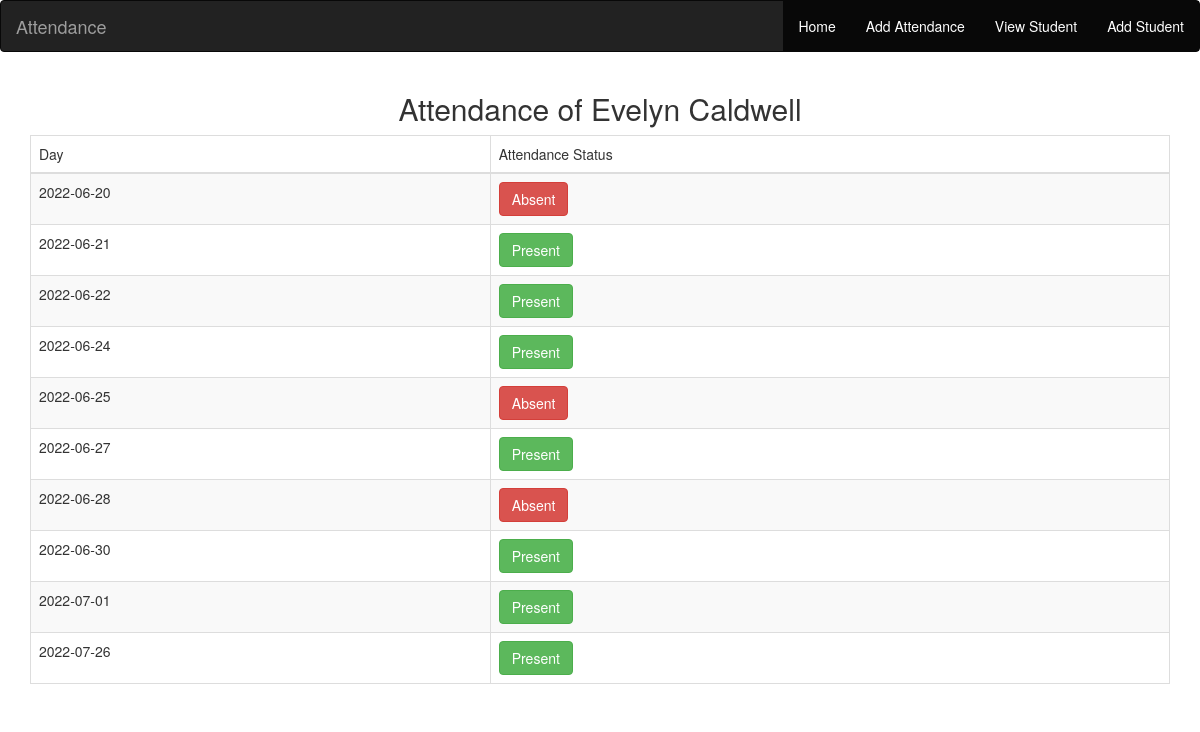
The page /student_attendance.php?id=1 on the database its author committed.
### tables this page shows
CREATE TABLE `students` (
  `id` int(11) NOT NULL,
  `name` varchar(30) NOT NULL,
  `gender` enum('male','female','other') NOT NULL DEFAULT 'other',
  `age` int(4) NOT NULL
);

CREATE TABLE `attendance` (
  `id` int(11) NOT NULL,
  `student_id` int(11) NOT NULL,
  `status` enum('absent','present') NOT NULL DEFAULT 'absent',
  `date` date NOT NULL
);

### student_attendance.php (the view, shortened to what this page needs)
<?php
require "config/database.php";
include "src/inc/header.php";
if(isset($_GET['id'])){
    $student_id = $_GET['id'];
}
?>
<div class="container">
    <?php
$single_student_attendance_view = "SELECT * FROM students WHERE id=$student_id";
                $result = $connectdb->query($single_student_attendance_view);
                while($student = mysqli_fetch_array($result)){
                    ?>
    <h2 class="text-center">Attendance of <?php echo$student['name'];?></h2>
    <?php
    }
    ?>
<table class="table table-bordered table-striped table-hover">
        <thead>
            <tr>
                <td>Day</td>
                <td>Attendance Status</td>
            </tr>
        </thead>
        <tbody>
            <?php
                $single_attendance_view = "SELECT a.id, a.status, a.date, s.name FROM attendance AS a
                                            LEFT JOIN students AS s ON S.id=a.student_id
                                            WHERE s.id=$student_id
                                            ORDER BY a.date";
                $result = $connectdb->query($single_attendance_view);
                if(mysqli_num_rows($result) > 0){
                    while($student = $result->fetch_assoc()){
                        ?>
            <tr>
                <td><?php echo $student['date'];?></td>
                <td><?php if($student['status'] == "present"){
                    echo "<button type='button' class='btn btn-success'>Present</button>";
                    }
                    else{
                    echo "<button type='button' class='btn btn-danger'>Absent</button>";
                    };?>
                </td>
            </tr>
            <?php
            }
        }
            ?>
        </tbody>
    </table>
</div>
<?php
include "src/inc/footer.php";
?>

### rows shown on the page
students: name "Evelyn Caldwell"
attendance: date "2022-06-20", status "Absent"
attendance: date "2022-06-21", status "Present"
attendance: date "2022-06-22", status "Present"
attendance: date "2022-06-24", status "Present"
attendance: date "2022-06-25", status "Absent"
attendance: date "2022-06-27", status "Present"
attendance: date "2022-06-28", status "Absent"
attendance: date "2022-06-30", status "Present"
attendance: date "2022-07-01", status "Present"
attendance: date "2022-07-26", status "Present"
